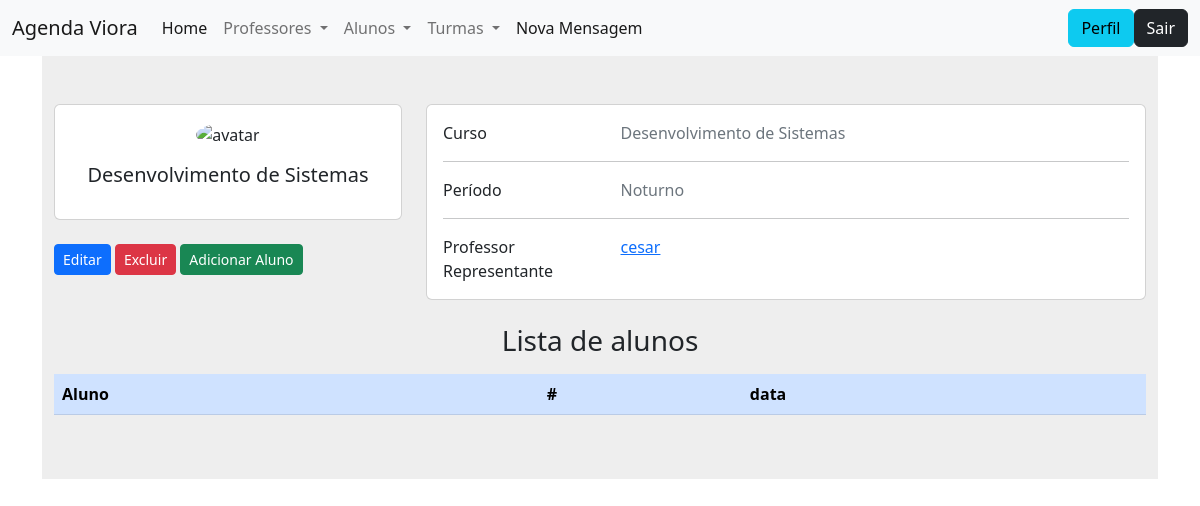
The app's page /modulos/turma/visualizar.php?ID=5, older data.
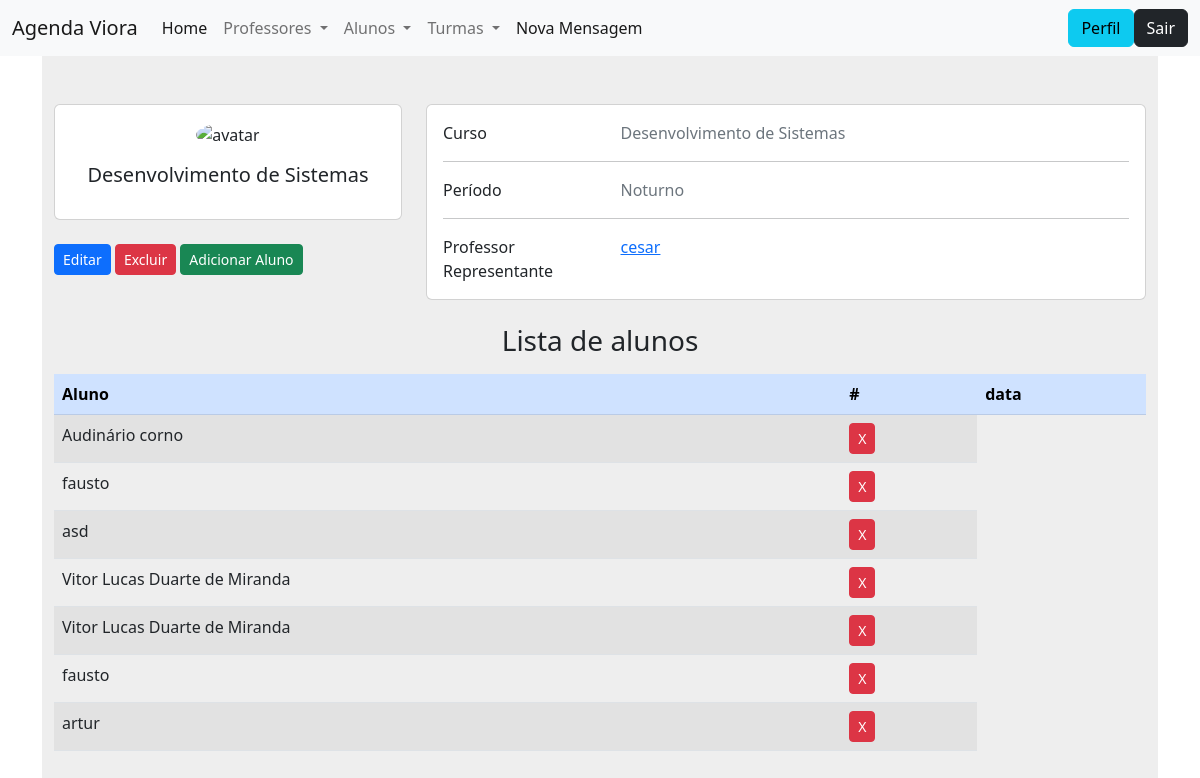
The same page, newer data.
### tables this page shows
CREATE TABLE `aluno` (
  `ID` int(8) NOT NULL,
  `nome` text NOT NULL,
  `email` varchar(50) NOT NULL,
  `email_sec` varchar(50) NOT NULL,
  `email_inst` varchar(50) NOT NULL,
  `telefone` bigint(20) NOT NULL,
  `telefone_sec` bigint(20) NOT NULL,
  `responsavel` text NOT NULL,
  `responsavel_sec` text NOT NULL,
  `senha` varchar(40) NOT NULL,
  `senha_conf` varchar(40) NOT NULL
);

### funcoes/conexao.php (called while the page is built, shortened)
<?php
    function retornaDado($sql)
    {
        $conexao = $GLOBALS['conexaoBanco'];
        $resposta = $conexao->query($sql);
        return $resposta->fetch();
    }
    function retornaDados($sql)
    {
        $conexao = $GLOBALS['conexaoBanco'];
        $resposta = $conexao->query($sql);
        return $resposta->fetchAll();
    }

### config.php (called while the page is built, shortened)
<?php
    include_once path('funcoes/conexao.php');
    function path($file)
    {
        return ROOT_DIR . '/' . $file;
    }
    function arquivo($file)
    {
        return ROOT_PATH . $file;
    }

### modulos/turma/visualizar.php (the view, shortened to what this page needs)
<?php
include_once "../../config.php";
?>
<!DOCTYPE html>
<html lang="pt-BR">
<?php include_once path('templates/head.php') ?>
<body>
  <?php include_once path('templates/barra_navegacao.php') ?>
  <div class="container" id="lateral2">
    <?php
      $id = $_GET['ID'];
      $sql = "SELECT
                t.ID,
                t.professor_id,
                t.curso,
                t.periodo,
                p.nome
              FROM
                turma t
                left join professor p on (t.professor_id = p.ID)
              WHERE t.ID = $id";
      $turma = retornaDado($sql);
    ?>
    <section style="background-color: #eee;">
      <div class="container py-5">
        <div class="row">
          <div class="col-lg-4">
            <div class="card mb-4">
              <div class="card-body text-center">
                <img src="https://cdn-icons-png.flaticon.com/512/69/69589.png" alt="avatar" class="rounded-circle img-fluid" style="width: 150px;">
                <h5 class="my-3"><?= $turma['curso'] ?></h5>
              </div>
            </div>
            <a class="btn btn-sm btn-primary"  href="editar.php?ID=<?=    $turma['ID'] ?>">Editar</a>
            <a class="btn btn-sm btn-danger"   href="deletar.php?ID=<?=   $turma['ID'] ?>">Excluir</a>
            <a class="btn btn-sm btn-success"  href="adicionar_aluno.php?ID=<?=   $turma['ID'] ?>">Adicionar Aluno</a>
          </div>
          <div class="col-lg-8">
            <div class="card mb-4">
              <div class="card-body">
                <div class="row">
                  <div class="col-sm-3">
                    <p class="mb-0">Curso</p>
                  </div>
                  <div class="col-sm-9">
                    <p class="text-muted mb-0"><?= $turma['curso'] ?></p>
                  </div>
                </div>
                <hr>
                <div class="row">
                  <div class="col-sm-3">
                    <p class="mb-0">Período</p>
                  </div>
                  <div class="col-sm-9">
                    <p class="text-muted mb-0"><?= $turma['periodo'] ?></p>
                  </div>
                </div>
                <hr>
                <div class="row">
                  <div class="col-sm-3">
                    <p class="mb-0">Professor Representante</p>
                  </div>
                  <div class="col-sm-9">
                    <p class="text-muted mb-0">
                      <a href="<?= arquivo('modulos/professores/visualizar.php?ID=' . $turma['professor_id']) ?>">
                        <?= $turma['nome'] ?>
                      </a>
                    </p>
                  </div>
                </div>
              </div>
            </div>
          </div>
        </div>
        <div class="">
          <?php
            $sql = "SELECT aluno.nome FROM aluno_turma join aluno on (aluno_turma.ID_aluno = aluno.ID) WHERE ID_turma = {$turma['ID']}";
            $alunos = retornaDados($sql);
          ?>
          <h3 class="text-center">Lista de alunos</h3>
          <table class="table table-striped my-3">
            <thead>
              <tr class="table-primary">
                <th>Aluno</th>
                <th>#</th>
                <th>data</th>
              </tr>
            </thead>
            <tbody>
              <?php
                foreach($alunos as $aluno){ ?>
                  <tr>
                    <td><?= $aluno['nome'] ?></td>
                    <td>
                      <button class="btn btn-danger btn-sm">X</button>
                    </td>
                  </tr>
                <?php } ?>
            </tbody>
          </table>
        </div>
      </div>
    </section>
  </div>
</body>
</html>

Row changes from the older to the newer data that the page shows:
now on this page (row unchanged): aluno: nome "Audinário corno"
now on this page (row unchanged): aluno: nome "fausto"
now on this page (row unchanged): aluno: nome "asd"
now on this page (row unchanged): aluno: nome "Vitor Lucas Duarte de Miranda"
added aluno: nome "artur"
